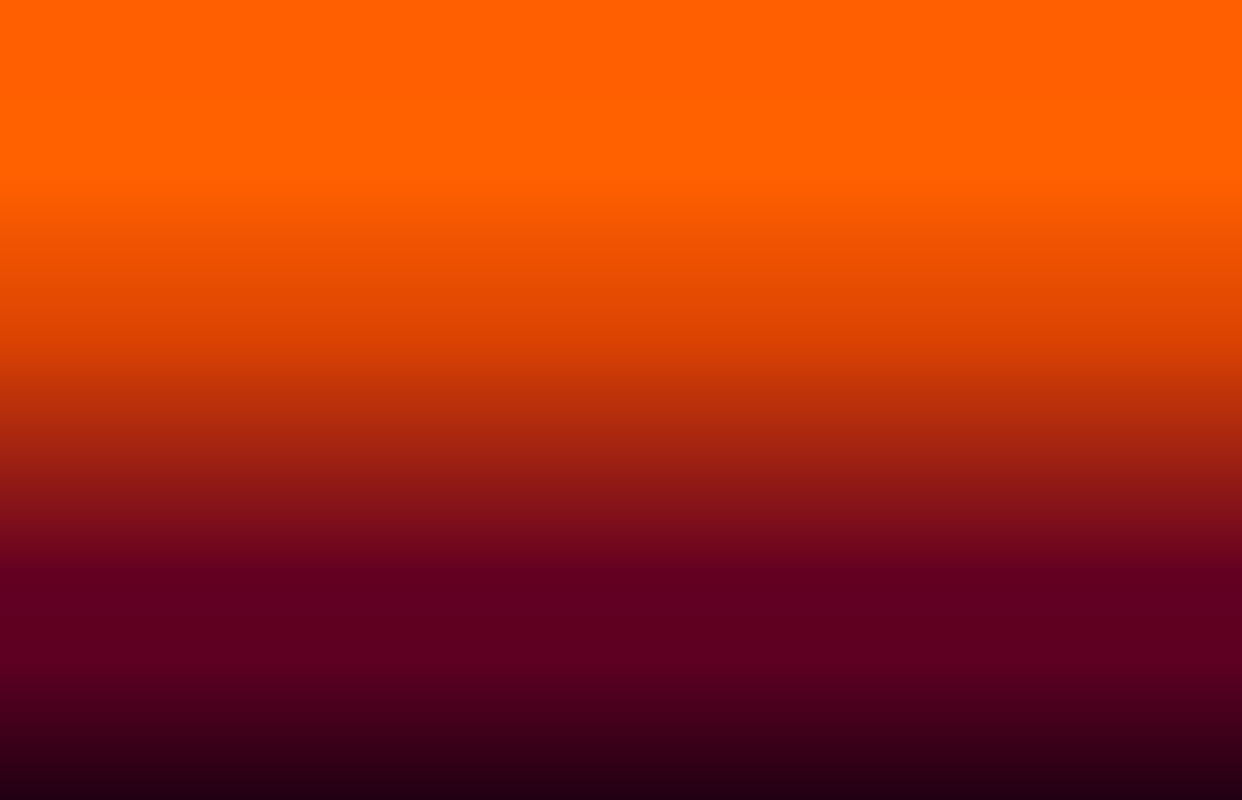
<?xml version="1.0" encoding="UTF-8"?>
<ui version="4.0">
 <class>Form</class>
 <widget class="QWidget" name="Form">
  <property name="geometry">
   <rect>
    <x>0</x>
    <y>0</y>
    <width>1242</width>
    <height>800</height>
   </rect>
  </property>
  <property name="windowTitle">
   <string>Form</string>
  </property>
  <property name="styleSheet">
   <string notr="true">background-color: qlineargradient(spread:pad, x1:0, y1:0, x2:0, y2:1, stop:0.026178 rgba(255, 95, 1, 255), stop:0.219895 rgba(255, 96, 0, 255), stop:0.424084 rgba(219, 67, 2, 255), stop:0.715789 rgba(99, 0, 34, 255), stop:0.826316 rgba(93, 0, 33, 255), stop:1 rgba(33, 0, 19, 255));</string>
  </property>
 </widget>
 <resources>
  <include location="../assets/resources.qrc"/>
 </resources>
 <connections/>
</ui>
